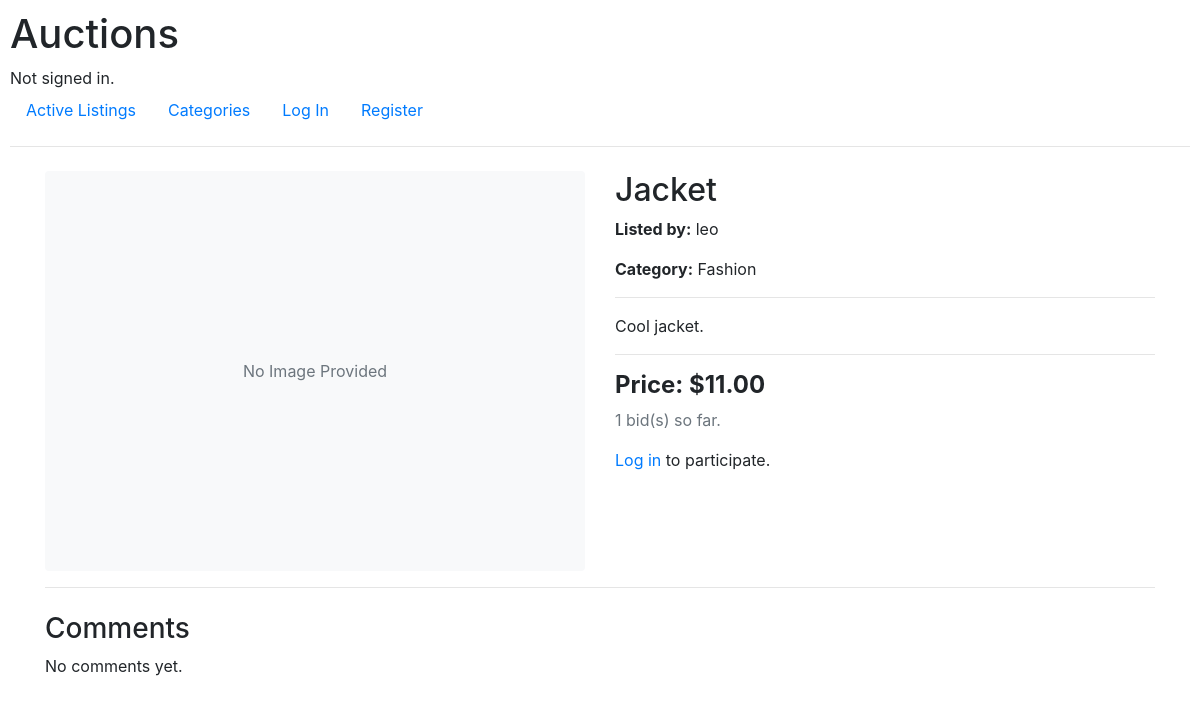
The page /listing/1 on the database as committed earlier.
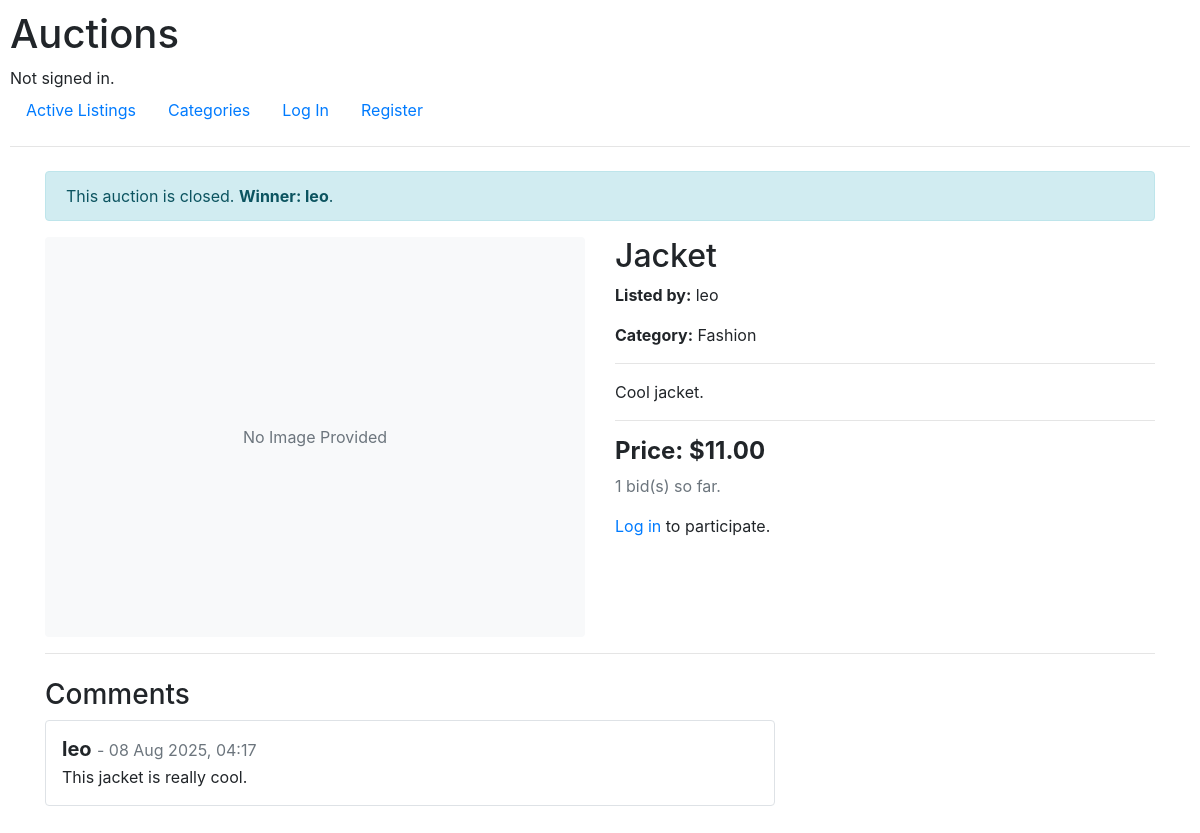
The same page on the database as committed later.
### auctions/models.py (models this page shows, shortened)
class Listing(models.Model):
    title = models.CharField(max_length=64)
    description = models.TextField()
    starting_bid = models.DecimalField(max_digits=10, decimal_places=2)
    image_url = models.URLField(blank=True, null=True)
    category = models.ForeignKey(Category, on_delete=models.SET_NULL, null=True, blank=True, related_name="listings")
    creator = models.ForeignKey(User, on_delete=models.CASCADE, related_name="listings_created")
    is_active = models.BooleanField(default=True)
    created_at = models.DateTimeField(auto_now_add=True)
    watchlist = models.ManyToManyField(User, blank=True, related_name="watched_listings")
    winner = models.ForeignKey(User, on_delete=models.SET_NULL, null=True, blank=True, related_name="won_listings")

class User(AbstractUser):
    pass

class Category(models.Model):
    name = models.CharField(max_length=64)

class Bid(models.Model):
    amount = models.DecimalField(max_digits=10, decimal_places=2)
    bidder = models.ForeignKey(User, on_delete=models.CASCADE, related_name="bids")
    listing = models.ForeignKey(Listing, on_delete=models.CASCADE, related_name="bids")
    created_at = models.DateTimeField(auto_now_add=True)

class Comment(models.Model):
    text = models.TextField()
    author = models.ForeignKey(User, on_delete=models.CASCADE, related_name="comments")
    listing = models.ForeignKey(Listing, on_delete=models.CASCADE, related_name="comments")
    created_at = models.DateTimeField(auto_now_add=True)

### auctions/views.py (the view, shortened to what this page needs)
# urls.py: path("listing/<int:listing_id>", views.listing_page, name="listing_page"),
def listing_page(request, listing_id):
    listing = get_object_or_404(Listing, pk=listing_id)
    is_on_watchlist = request.user.is_authenticated and request.user in listing.watchlist.all()
    comments = listing.comments.all().order_by('-created_at') # Pega os comentários
    highest_bid = listing.bids.order_by('-amount').first()
    current_price = highest_bid.amount if highest_bid else listing.starting_bid
    return render(request, "auctions/listing.html", {
        "listing": listing,
        "is_on_watchlist": is_on_watchlist,
        "current_price": current_price,
        "comments": comments
    })

### auctions/templates/auctions/listing.html (shortened to what this page needs)
{% extends "auctions/layout.html" %}
{% block body %}
    <div class="container my-4">
        {% if not listing.is_active %}
            <div class="alert alert-info" role="alert">
                This auction is closed.
                {% if listing.winner %}
                    <strong>Winner: {{ listing.winner.username }}</strong>.
                {% else %}
                    No winner was declared.
                {% endif %}
            </div>
        {% endif %}
        <div class="row">
            <div class="col-md-6">
                {% if listing.image_url %}
                    <img src="{{ listing.image_url }}" alt="{{ listing.title }}" class="img-fluid rounded">
                {% else %}
                    <div class="d-flex align-items-center justify-content-center bg-light rounded" style="height: 400px;"><span class="text-muted">No Image Provided</span></div>
                {% endif %}
            </div>
            <div class="col-md-6">
                <h2>{{ listing.title }}</h2>
                <p><strong>Listed by:</strong> {{ listing.creator.username }}</p>
                <p><strong>Category:</strong> {{ listing.category.name|default:"No Category" }}</p>
                <hr>
                <p>{{ listing.description }}</p>
                <hr>
                <h4 class="font-weight-bold">Price: ${{ current_price }}</h4>
                <p class="text-muted">{{ listing.bids.count }} bid(s) so far.</p>
                {% if user.is_authenticated %}
                    {% if listing.is_active %}
                        {% if is_on_watchlist %}
                            <a href="{% url 'remove_watchlist' listing.id %}" class="btn btn-sm btn-warning mb-3">Remove from Watchlist</a>
                        {% else %}
                            <a href="{% url 'add_watchlist' listing.id %}" class="btn btn-sm btn-primary mb-3">Add to Watchlist</a>
                        {% endif %}
                        {% if user != listing.creator %}
                        <form action="{% url 'listing_page' listing.id %}" method="post" class="mb-3">
                            {% csrf_token %}
                            <label for="bid_amount">Place a Bid:</label>
                            <div class="input-group">
                                <div class="input-group-prepend"><span class="input-group-text">$</span></div>
                                <input type="number" name="bid_amount" class="form-control" step="0.01" min="0" placeholder="{{ current_price }}" required>
                            </div>
                            <button type="submit" name="submit_bid" class="btn btn-success mt-2">Bid</button>
                        </form>
                        {% endif %}
                        {% if user == listing.creator %}
                        <form action="{% url 'close_auction' listing.id %}" method="post">
                            {% csrf_token %}
                            <button type="submit" class="btn btn-danger">Close Auction</button>
                        </form>
                        {% endif %}
                    {% endif %}
                {% else %}
                    <p class="mt-3"><a href="{% url 'login' %}">Log in</a> to participate.</p>
                {% endif %}
            </div>
        </div>
        <hr>
        <div class="row mt-4">
            <div class="col-md-8">
                <h3>Comments</h3>
                <ul class="list-unstyled">
                    {% for comment in comments %}
                    <li class="media mb-3">
                        <div class="media-body border rounded p-3">
                            <h5 class="mt-0 mb-1"><strong>{{ comment.author.username }}</strong> <small class="text-muted">- {{ comment.created_at|date:"d M Y, H:i" }}</small></h5>
                            {{ comment.text }}
                        </div>
                    </li>
                    {% empty %}
                    <p>No comments yet.</p>
                    {% endfor %}
                </ul>
            </div>
        </div>
    </div>
{% endblock %}

### auctions/templates/auctions/layout.html (shortened to what this page needs)
{% load static %}
<!DOCTYPE html>
<html lang="en">
    <head>
        <link rel="stylesheet" href="https://stackpath.bootstrapcdn.com/bootstrap/4.4.1/css/bootstrap.min.css">
        <link href="{% static 'auctions/styles.css' %}" rel="stylesheet">
    </head>
    <body>
        <h1>Auctions</h1>
        <div>
            {% if user.is_authenticated %}
                Signed in as <strong>{{ user.username }}</strong>.
            {% else %}
                Not signed in.
            {% endif %}
        </div>
        <ul class="nav">
            <li class="nav-item">
                <a class="nav-link" href="{% url 'index' %}">Active Listings</a>
            </li>
            <li class="nav-item">
                <a class="nav-link" href="{% url 'categories' %}">Categories</a>
            </li>
            {% if user.is_authenticated %}
                <li class="nav-item">
                    <a class="nav-link" href="{% url 'create' %}">Create Listing</a>
                </li>
                <li class="nav-item">
                    <a class="nav-link" href="{% url 'watchlist' %}">Watchlist</a>
                </li>
                <li class="nav-item">
                    <a class="nav-link" href="{% url 'logout' %}">Log Out</a>
                </li>
            {% else %}
                <li class="nav-item">
                    <a class="nav-link" href="{% url 'login' %}">Log In</a>
                </li>
                <li class="nav-item">
                    <a class="nav-link" href="{% url 'register' %}">Register</a>
                </li>
            {% endif %}
        </ul>
        <hr>
        {% block body %}
        {% endblock %}
    </body>
</html>

### auctions/static/auctions/styles.css (style rules this page uses)
body { padding: 10px; }

Rows that differ between the two databases and show on the page:
changed Listing "Jacket": is_active True → False (drawn); winner.username (not shown) → "leo"; winner_id empty → 2 (drawn)
added Comment: author.username "leo", created_at "08 Aug 2025, 04:17", text "This jacket is really cool."
Other text that changed with them:
text no longer shown: "No comments yet."
text now shown: "This auction is closed. Winner: ."
